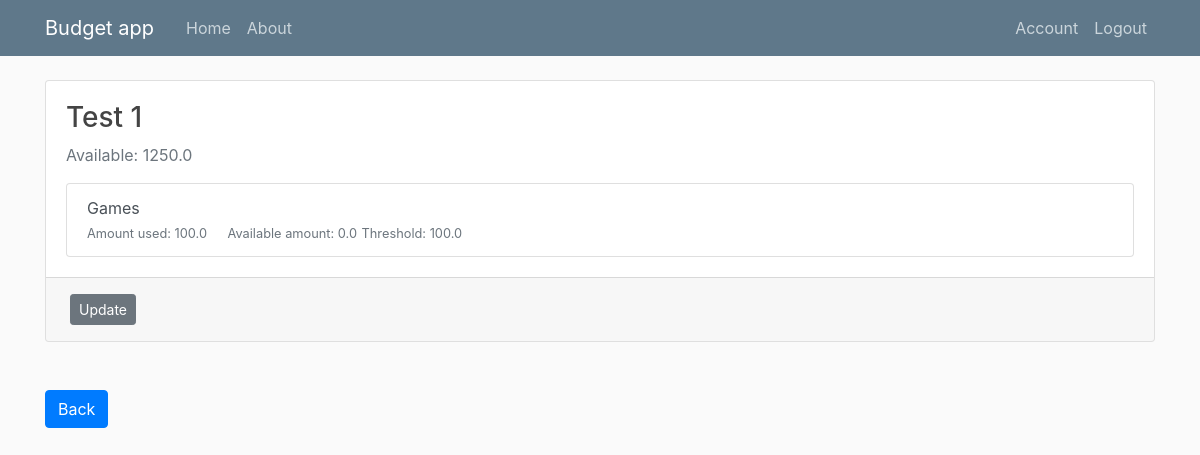
Before: /budget/2 (signed in) with the older database file.
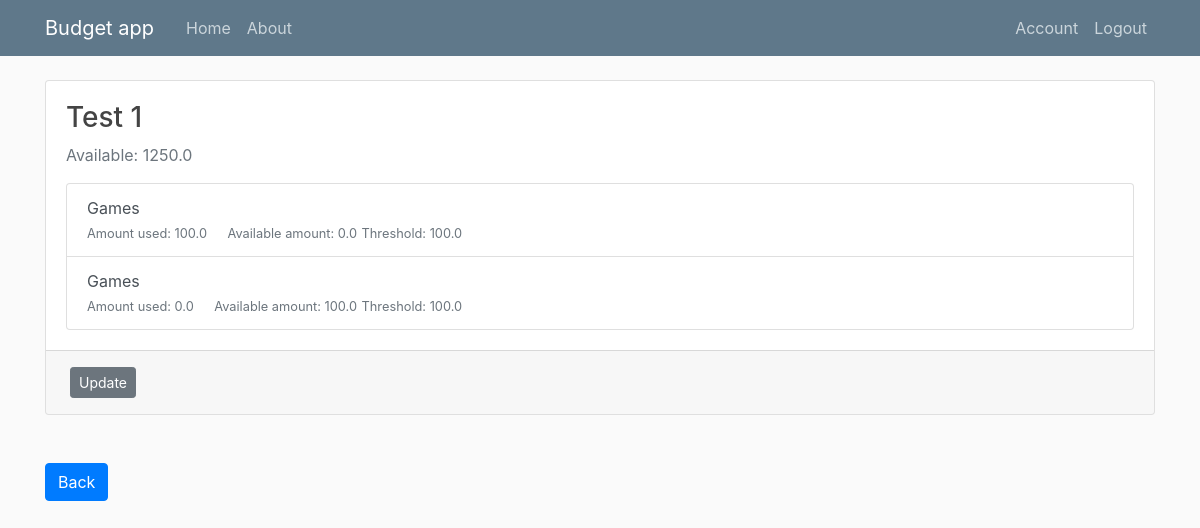
After: the same page with the newer database file.
### budget_app/models.py (models this page shows, shortened)
class Category(db.Model):
    id = db.Column(db.Integer,primary_key=True)
    name = db.Column(db.String(45),nullable=False,unique=True)
    description = db.Column(db.String(45),nullable=True)
    budgets = db.relationship('Budget_category',backref='category',lazy=True)

class Budget_category(db.Model):
    id  = db.Column(db.Integer,primary_key=True)
    threshold = db.Column(db.Float,nullable=False)
    used_amount = db.Column(db.Float,nullable=True,default=0)
    available_amount = db.Column(db.Float,nullable=True,default=0)
    budget_id = db.Column(db.Integer,db.ForeignKey('budget.id'),nullable=False)
    category_id = db.Column(db.Integer,db.ForeignKey('category.id'),nullable=False)
    budgets = db.relationship('Budget',backref='categories',lazy=True)

### budget_app/routes.py (the view)
@app.route('/budget/<budget_id>',methods=['GET','POST'])
@login_required
def budget(budget_id):
    budget = Budget.query.get_or_404(budget_id)
    categories = []
    for c in budget.categories:
        category_db = Category.query.filter_by(id=c.category.id).first()
        name = category_db.name
        category = {
            'id':c.id,
            'name':name,
            'used_amount':c.used_amount,
            'threshold':c.threshold,
            'available_amount':c.available_amount,
        }
        categories.append(category)
    return render_template('budget.html',budget=budget, title=budget.name,categories=categories)

### budget_app/models.py (called while the page is built)
@login_manager.user_loader
def load_user(user_id):
    return User.query.get(int(user_id))

### budget_app/templates/budget.html (shortened to what this page needs)
{% extends "layout.html" %}
{% block content %}
<div class="card">
    <div class="card-body">
        <h3>{{ budget.name }}</h3>
        <p class="text-muted"> Available: {{ (budget.available_amount | round(2)) }}</p>
        <div class="list-group">
            {% for category in categories %}
            <a href="{{ url_for('update_budget_category',budget_id=budget.id,category_id=category.id) }}" class="list-group-item list-group-item-action">
                <div>
                    {{ category.name }}
                </div>
                <small class="text-muted mr-3"> Amount used: {{category.used_amount | round(2)}}</small>
                <small class="text-muted"> Available amount: {{category.available_amount | round(2)}}</small>
                <small class="text-muted"> Threshold: {{category.threshold}}</small>
            </a>
            {% endfor %}
        </div>
    </div>
    <div class="card-footer">
        <a class="btn btn-secondary btn-sm m-1"
            href="{{ url_for('update_budget',budget_id=budget.id)}}">Update</a>
    </div>
</div>
<a class="btn btn-primary mt-5" href="{{ url_for('budgets')}}">Back</a>
{% endblock %}

Changed rows visible on the page:
added Budget_category: used_amount "0.0", available_amount "100.0", threshold "100.0"
Other visible differences:
new list line: "Games"
new list line: "Amount used: Available amount: Threshold:"
